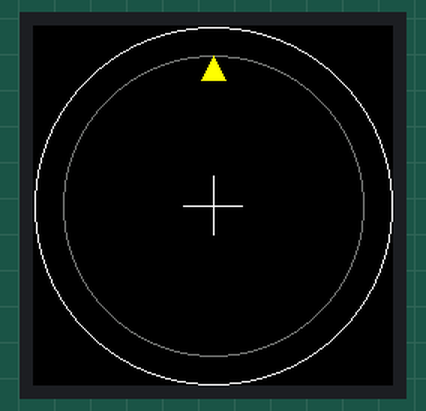
This sketch was run on a simulated Arduino Mega 2560, built with avr-gcc and run on an emulated ATmega2560. On the bench: 240×240 colour display. What the sketch prints to the serial monitor is not drawn.

Above: at 2.5 s.

The sketch:

display_test.ino
```cpp
/*
 * display_test — 원형 LCD(GC9A01)만 켜 본다.
 *
 * 목적: 배선이 맞는지, SPI가 도는지, 화면 중심이 어디인지 눈으로 확인.
 * 카메라 없이 화면 하나만 본다.
 *
 * 배선 (NU40-DK 우측 헤더에 전부 모여 있다)
 *   LCD VCC  → 3V3      (우측 27)
 *   LCD GND  → GND      (우측 24)
 *   LCD SCL  → 핀 47    (P1.15, 우측 13)   ※ SCK. 하드웨어 SPI 기본핀
 *   LCD SDA  → 핀 45    (P1.13, 우측 11)   ※ MOSI
 *   LCD CS   → 핀 44    (P1.12, 우측 10)
 *   LCD DC   → 핀 43    (P1.11, 우측 9)
 *   LCD RES  → 핀 42    (P1.10, 우측 8)
 *   LCD BLK  → 핀 41    (P1.09, 우측 7)  ※ 3V3 직결 금지 — PWM 밝기·소등을 못 한다
 */

#include <Arduino_GFX_Library.h>

// ── 핀 배정 (실측 확정값) ────────────────────────────────
#define LCD_CS  44   // P1.12
#define LCD_DC  43   // P1.11
#define LCD_RST 42   // P1.10
#define LCD_BLK 41   // P1.09  백라이트 (3V3 직결하면 밝기 조절·소등을 못 한다)
// SCK(47) / MOSI(45)는 하드웨어 SPI 기본핀이라 코드에 안 적는다.

// 버스: DC핀, CS핀, 하드웨어 SPI 사용
Arduino_DataBus *bus = new Arduino_HWSPI(LCD_DC, LCD_CS);

// 패널: GC9A01, 240x240, IPS
Arduino_GFX *gfx = new Arduino_GC9A01(bus, LCD_RST, 0 /*회전없음*/, true /*IPS*/);

void setup() {
  // ★ 백라이트부터 켠다.
  // BLK를 핀에 물려 놓고 이 두 줄이 없으면 핀이 뜬 상태라 화면이 깜깜하다.
  // 그러면 배선이 틀린 줄 알고 엉뚱한 데를 뒤지게 된다.
  pinMode(LCD_BLK, OUTPUT);
  digitalWrite(LCD_BLK, HIGH);

  Serial.begin(115200);
  // USB 시리얼이 붙을 때까지 최대 3초만 기다린다 (안 붙어도 그냥 진행)
  unsigned long t0 = millis();
  while (!Serial && millis() - t0 < 3000) { }

  Serial.println(F("[1] 디스플레이 초기화 시도"));

  if (!gfx->begin(24000000)) {          // 24MHz로 시작. 불안정하면 낮춘다
    Serial.println(F("[X] gfx->begin() 실패 — 배선이나 전원 확인"));
    while (1) { delay(1000); }
  }
  Serial.println(F("[2] 초기화 성공"));

  // ── 단색 3장: 배선과 색 순서 확인 ──
  // 빨강이 파랑으로 보이면 RGB/BGR 순서가 뒤집힌 패널이다.
  gfx->fillScreen(RGB565_RED);   Serial.println(F("[3] 빨강")); delay(700);
  gfx->fillScreen(RGB565_GREEN); Serial.println(F("[4] 초록")); delay(700);
  gfx->fillScreen(RGB565_BLUE);  Serial.println(F("[5] 파랑")); delay(700);

  // ── 정렬 확인용 그림 ──
  gfx->fillScreen(RGB565_BLACK);

  // 화면 맨 가장자리 원. 이게 잘려 보이면 원형 패널의 보이는 영역이 더 작다는 뜻.
  gfx->drawCircle(120, 120, 119, RGB565_WHITE);
  gfx->drawCircle(120, 120, 100, RGB565_DARKGREY);

  // 중앙 십자. 진짜 한가운데인지 본다.
  gfx->drawFastHLine(100, 120, 40, RGB565_WHITE);
  gfx->drawFastVLine(120, 100, 40, RGB565_WHITE);

  // 위쪽 표시 — 화면이 뒤집혔는지 판단용
  gfx->fillTriangle(120, 20, 112, 36, 128, 36, RGB565_YELLOW);

  Serial.println(F("[6] 완료 — 원과 십자가 보이면 성공"));

  // ── 백라이트 밝기 확인 (브링업 문서 13번) ──
  // 배터리 수명의 핵심이라 여기서 같이 본다. 어두워졌다 다시 밝아지면 성공.
  Serial.println(F("[7] 밝기 낮춤 → 소등 → 복귀"));
  for (int v = 255; v >= 0; v -= 5) { analogWrite(LCD_BLK, v); delay(8); }
  delay(400);                       // 완전히 꺼진 상태를 눈으로 확인할 시간
  for (int v = 0; v <= 255; v += 5) { analogWrite(LCD_BLK, v); delay(8); }
  digitalWrite(LCD_BLK, HIGH);
  Serial.println(F("[8] 밝기 조절 됨"));
}

void loop() {
  // 1단계는 정지 화면만 확인한다. 아무것도 안 한다.
  delay(1000);
}
```
